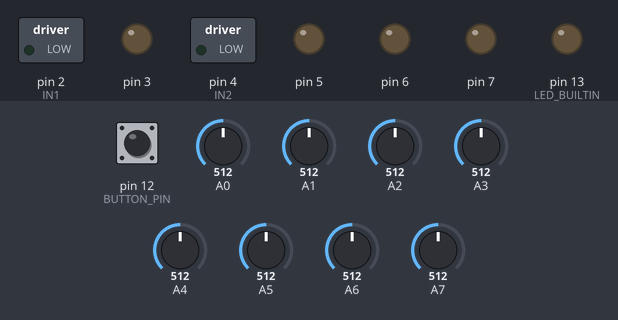
This sketch was run on a simulated Arduino Nano, built with avr-gcc and run on an emulated ATmega328P. On the bench: switched loads named in the sketch (green lamp = pin HIGH), output pins drawn as LEDs (lit = HIGH). Inputs (shaded band) come from the test bench; at power-on: pin 12 (BUTTON_PIN) HIGH, A7 = 512, A1 = 512, A0 = 512, A2 = 512, A4 = 512, A3 = 512, A5 = 512, A6 = 512. What the sketch prints to the serial monitor is not drawn.

Above: at 1.1 s.
1.2 s: pin 12 (BUTTON_PIN) pulled LOW for 0.15 s
At 2.6 s:
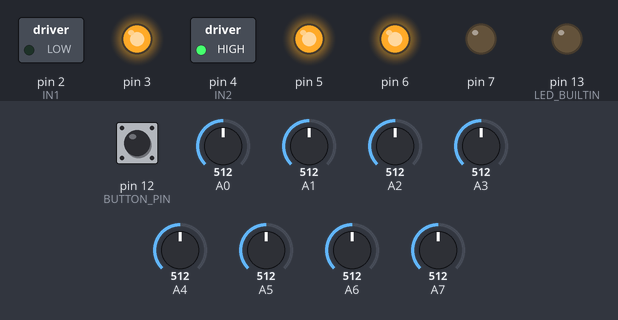
3.4 s: A7 set to 505
At 5.6 s:
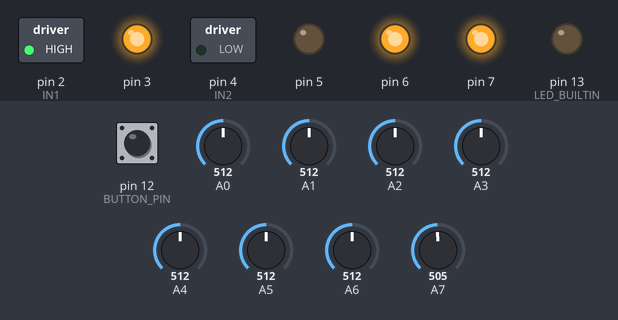
6.2 s: A1 set to 495
At 7.2 s:
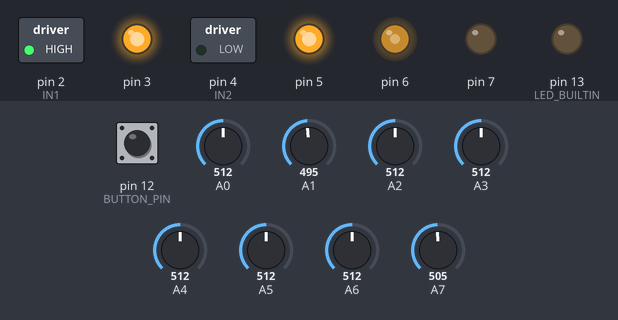
7.7 s: A0 set to 502
At 8.3 s:
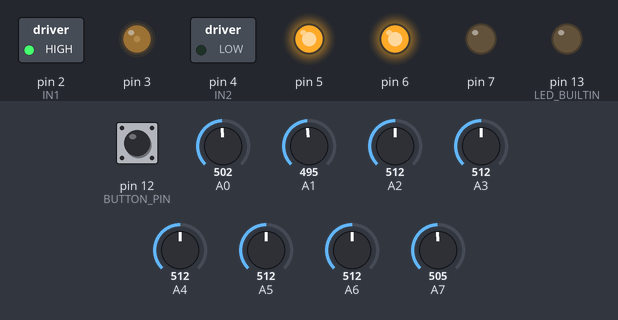
9.2 s: A2 set to 306
At 10.4 s:
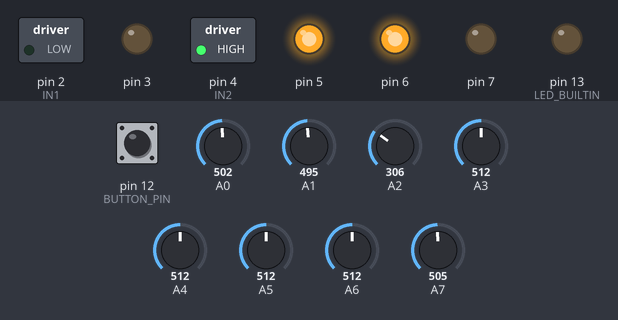
10.7 s: A4 set to 306
At 11.8 s:
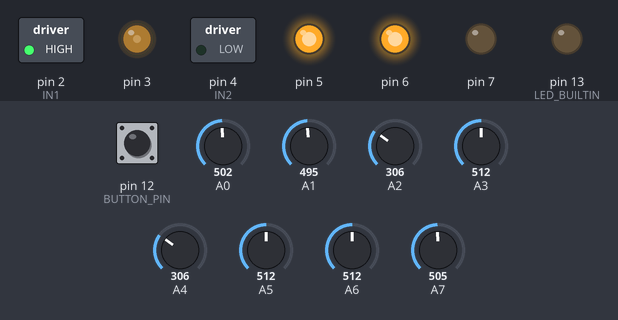
Timing chart, 0 to 13.2 s (numbered marks = the images above; inputs shaded):
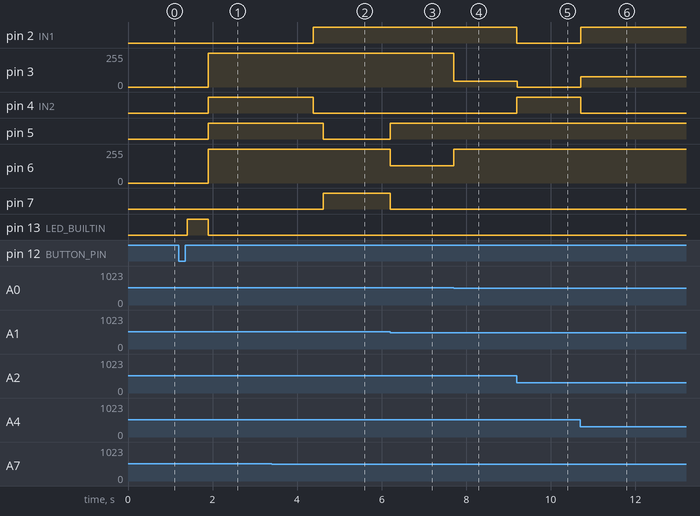

The sketch:

Line_Follower_8.0.ino
```cpp
#include <QTRSensors.h>
#include <EEPROM.h>
#include "Motor.h"

/*
 * EEPROM memory accesses from 0 to 15 store minimum value of each sensor, 2 byte per sensor
 * EEPROM memory accesses from 16 to 31 store maximum value of each sensor, 2 byte per sensor
 * EEPROM memory access 32 stores 0 or 1 meaning the line is black or white color
 * EEPROM memory access from 33 to 35 store KP, KI, KD value.
 * EEPROM memory access 36 stores normal speed value.
 */

#define           BUTTON_PIN      12
#define           IN1             2
#define           IN2             4
#define           ENA             3
#define           IN3             5
#define           IN4             7
#define           ENB             6
#define           NORMAL_POSITION 3500
#define           COMPARE_VALUE   500
#define           MAX_SPEED       255
#define           MAX_ADJUSTMENT  100

int               NORMAL_SPEED=   100;
int               KP          =   35;           //  0.9,  1.0       |   1.0
int               KD          =   25;           //  15.0, 30.0      |   10.0
float             KI          =   0;
float             Ki          =   0;

bool              lineColor   =   0;
bool              noLine      =   0;
bool              lastPos     =   0;

int               adjustment  =   0;

//uint16_t minimumOn[8] = {40, 40, 40, 40, 40, 40, 40, 40};
//uint16_t maximumOn[8] = {800, 800, 800, 800, 800, 800, 800, 800};

QTRSensors qtr;

Motor M1(IN1, IN2, ENA, 255);
Motor M2(IN3, IN4, ENB, 255);

const uint8_t SensorCount = 8;
uint16_t sensorValues[SensorCount];

int Combo[4][4] = {
  {50, 50, 180, 80},    // Combo[0][1]
  {65, 50, 200, 100},
  {90, 80, 250, 120},
  {95, 90, 255, 150}
};

void setup() {
  Serial.begin(9600);
  pinMode(BUTTON_PIN, INPUT_PULLUP);
  pinMode(LED_BUILTIN, OUTPUT);

  qtr.setTypeAnalog();
  qtr.setSensorPins((const uint8_t[]){A0, A1, A2, A3, A4, A5, A6, A7}, SensorCount);
  qtr.setEmitterPin(8);

//  EEPROM.write(32, 1);
//  delay(5);
//  for (uint8_t i=0; i < SensorCount; i++){
//    EEPROM.write(i * 2, (minimumOn[i]));
//    delay(5);
//    EEPROM.write(i * 2 + 1, minimumOn[i] >> 8);
//    delay(5);
//    EEPROM.write(i * 2 + 16 , (maximumOn[i]));
//    delay(5);
//    EEPROM.write(i * 2 + 17 , maximumOn[i] >> 8);
//    delay(5);
//  }

  if(!digitalRead(BUTTON_PIN)){
    Serial.println("Calibrating...");
    QTR_calibration();
    for (uint8_t i=0; i < SensorCount; i++){
      EEPROM.write(i * 2, qtr.calibrationOn.minimum[i]);
      delay(5);
      EEPROM.write(i * 2 + 1, (qtr.calibrationOn.minimum[i] >> 8));
      delay(5);
      EEPROM.write(i * 2 + 16 , qtr.calibrationOn.maximum[i]);
      delay(5);
      EEPROM.write(i * 2 + 17 , qtr.calibrationOn.maximum[i] >> 8);
      delay(5);
    }
    Serial.println("Calibrated");
  } else{
    Serial.println("No calibrate");
    qtr.calibrationOn.initialized = true;
    qtr.calibrationOn.minimum = new uint16_t[SensorCount];
    qtr.calibrationOn.maximum = new uint16_t[SensorCount];
    for(int i = 0; i < SensorCount; i++){
      uint16_t low = EEPROM.read(i * 2);
      delay(5);
      uint16_t high = EEPROM.read(i * 2 + 1);
      delay(5);
      qtr.calibrationOn.minimum[i] = (high << 8) | low;
      low = EEPROM.read(i * 2 + 16);
      delay(5);
      high = EEPROM.read(i * 2 + 17);
      delay(5);
      qtr.calibrationOn.maximum[i] = (high << 8) | low;
    }
  }
  lineColor = EEPROM.read(32);
  delay(5);
  KP = EEPROM.read(33);
  delay(5);
  KI = EEPROM.read(34) / 100.0;
  delay(5);
  KD = EEPROM.read(35);
  delay(5);
  NORMAL_SPEED = EEPROM.read(36);
  delay(5);

  print_calib();

  uint8_t state = 1, lastState = 1, count = 0;
  while(count != 2){
    state = digitalRead(BUTTON_PIN);
    if(state != lastState){
      count++;
      lastState = state;
      delay(50);
    }
    if(Serial.available() > 0){
      char data = Serial.read();
      if(data == 'B'){
        EEPROM.write(32, 0);
        lineColor = 0;
      } else if(data == 'W'){
        EEPROM.write(32, 1);
        lineColor = 1;
      } else if(data == 'P' || data == 'I' || data == 'D' || data == 'S' || data == 'C'){
        int value = 0;
        delay(100);
        while(Serial.available() > 0){
          char temp = Serial.read();
          if(temp >= '0' && temp <= '9'){
            value = value * 10 + (temp - '0');
          }
        }
        Serial.println(value);
        if(data == 'P'){
          KP = value;
          EEPROM.write(33, value);
          delay(5);
        } else if(data == 'I'){
          KI = value / 100.0;
          EEPROM.write(34, value);
          delay(5);
        } else if(data == 'D'){
          KD = value;
          EEPROM.write(35, value);
          delay(5);
        } else if(data == 'S'){
          NORMAL_SPEED = value;
          EEPROM.write(36, value);
          delay(5);
        } else if(data == 'C'){
          KP = Combo[value][0];
          KI = Combo[value][1] / 100.0;
          KD = Combo[value][2];
          NORMAL_SPEED = Combo[value][3];
          EEPROM.write(33, Combo[value][0]);
          delay(5);
          EEPROM.write(34, Combo[value][1]);
          delay(5);
          EEPROM.write(35, Combo[value][2]);
          delay(5);
          EEPROM.write(36, Combo[value][3]);
          delay(5);
        }
      }
      print_calib();
    }
  }
  digitalWrite(LED_BUILTIN, 1);
  delay(500);
  digitalWrite(LED_BUILTIN, 0);

}

void loop() {
  adjustment = PID_calculation(get_sensor_value());
  M1.move(NORMAL_SPEED - adjustment);
  M2.move(NORMAL_SPEED + adjustment);
//  Serial.println();
}


void QTR_calibration(){
  digitalWrite(LED_BUILTIN, HIGH);
  for (uint16_t i = 0; i < 100; i++){
    qtr.calibrate();
  }
  digitalWrite(LED_BUILTIN, LOW);
}


uint16_t get_sensor_value(){
  bool lineMap[SensorCount] = {};
  noLine = 1;

  qtr.readLineBlack(sensorValues);

  for(int i = 0; i < SensorCount; i++){
    if(lineColor){
      sensorValues[i] = 1000 - sensorValues[i];
    }
    if(sensorValues[i] > COMPARE_VALUE){
      lineMap[i] = 1;
      noLine = 0;
    }
  }

  if(noLine){
    if(lastPos){
      lineMap[SensorCount - 1] = 1;
    } else{
      lineMap[0] = 1;
    }
  }

  if((lineMap[0] || lineMap[SensorCount - 1]) && lineMap[1] == 0  && lineMap[2] == 0
        && lineMap[3] == 0  && lineMap[4] == 0 && lineMap[5] == 0 && lineMap[6] == 0){
    Ki = KI;
  } else{
    Ki = 0;
  }

  uint16_t sumLine = 0;
  uint16_t sumPos = 0;
  for(int i = 0; i < SensorCount; i++){
    sumLine += lineMap[i];
    sumPos += i*1000*lineMap[i];
  }
  uint16_t position = sumPos/sumLine;

  lastPos = (position > 3500) ? 1 : 0;

//  for (uint8_t i = 0; i < SensorCount; i++){
//    Serial.print(lineMap[i]);
//    Serial.print(' ');
//  }
//  Serial.println();

  return position;
}


int PID_calculation(uint16_t position){
  static float I = 0;
  static float lastError = 0;

  float error = (3500 - (int)position) / 1000.0;

  float P = error;
  if(Ki == 0){
    I = 0;
  } else{
    I += error;
  }
  float D = error - lastError;
  lastError = error;

  int adjustment = (KP*P) + (Ki*I) + (KD*D);

//  Serial.print(position);
//  Serial.print(' ');
//  Serial.print(error);
//  Serial.print(' ');
//  Serial.print(adjustment);
//  Serial.print(' ');
//  Serial.print(P);
//  Serial.print(' ');
//  Serial.print(I);
//  Serial.print(' ');
//  Serial.println();

  return adjustment;
}


void print_calib(){
  Serial.println();
  for (uint8_t i = 0; i < SensorCount; i++){
    Serial.print(qtr.calibrationOn.minimum[i]);
    Serial.print(' ');
  }
  Serial.println();

  for (uint8_t i = 0; i < SensorCount; i++){
    Serial.print(qtr.calibrationOn.maximum[i]);
    Serial.print(' ');
  }
  Serial.println();

  Serial.print("Line color is ");
  Serial.println((lineColor) ? "white (1)." : "black (0).");

  Serial.print("KP = ");
  Serial.print(KP);
  Serial.print(" KI = ");
  Serial.print(KI);
  Serial.print(" KD = ");
  Serial.println(KD);

  Serial.print("NORMAL_SPEED = ");
  Serial.print(NORMAL_SPEED);

  Serial.println();

//  for (uint8_t i = 0; i < SensorCount; i++){
//    Serial.print(qtr.calibrationOff.minimum[i]);
//    Serial.print(' ');
//  }
//  Serial.println();
//
//  for (uint8_t i = 0; i < SensorCount; i++){
//    Serial.print(qtr.calibrationOff.maximum[i]);
//    Serial.print(' ');
//  }
//  Serial.println();
}
```

Motor.cpp
```cpp
#include "Motor.h"

Motor::Motor(uint8_t IN1, uint8_t IN2, uint8_t EN, uint16_t maxPWM){
    this->IN1 = IN1;
    this->IN2 = IN2;
    this->EN = EN;
    this->maxPWM = maxPWM;

    pinMode(this->IN1, OUTPUT);
    pinMode(this->IN2, OUTPUT);
}

void Motor::move(int pwm){
    if(pwm > 0){
        digitalWrite(IN1, HIGH);
        digitalWrite(IN2, LOW);
        analogWrite(EN, (pwm > maxPWM) ? maxPWM : pwm);
//        Serial.print(pwm);
//        Serial.print(" ");
    } else{
        digitalWrite(IN1, LOW);
        digitalWrite(IN2, HIGH);
        analogWrite(EN, (-pwm > maxPWM) ? maxPWM : -pwm);
//        Serial.print(pwm);
//        Serial.print(" ");
    }
}
```

Motor.h
```cpp
#ifndef MOTOR_H
#define MOTOR_H

#include <Arduino.h>

class Motor{
    private:
        uint8_t IN1;
        uint8_t IN2;
        uint8_t EN;
        uint16_t maxPWM;

    public:
        Motor(uint8_t IN1, uint8_t IN2, uint8_t EN, uint16_t maxPWM);
        void move(int pwm);

};

#endif
```

Measured:
- the behaviour switches between 512 and 511 on A7 (found by bisection; images 1 and 2)
- the behaviour switches between 512 and 511 on A1 (found by bisection; images 2 and 3)
- the behaviour switches between 512 and 511 on A0 (found by bisection; images 3 and 4)
- after the input at 1.2 s, pin 3, pin 6: 0/255 → 255/255 after 0.70 s; pin 4 (IN2), pin 5: LOW → HIGH after 0.70 s; pin 13 (LED_BUILTIN): LOW → HIGH after 0.20 s, → LOW 0.50 s later
- after the input at 3.4 s, pin 2 (IN1): LOW → HIGH after 0.99 s; pin 4 (IN2): HIGH → LOW after 0.99 s; pin 5: HIGH → LOW after 1.2 s; pin 7: LOW → HIGH after 1.2 s
- after the input at 6.2 s, pin 5: LOW → HIGH at once; pin 6: 255/255 → 128/255 at once; pin 7: HIGH → LOW at once
- after the input at 7.7 s, pin 3: 255/255 → 43/255 at once; pin 6: 128/255 → 255/255 at once
- after the input at 9.2 s, pin 2 (IN1): HIGH → LOW at once; pin 3: 43/255 → 0/255 at once; pin 4 (IN2): LOW → HIGH at once
- after the input at 10.7 s, pin 2 (IN1): LOW → HIGH at once; pin 3: 0/255 → 77/255 at once; pin 4 (IN2): HIGH → LOW at once
